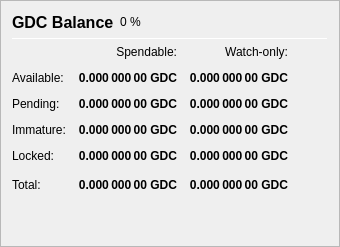
                   <widget class="QFrame" name="frame_Balances">
                    <property name="frameShape">
                     <enum>QFrame::StyledPanel</enum>
                    </property>
                    <property name="frameShadow">
                     <enum>QFrame::Raised</enum>
                    </property>
                    <layout class="QVBoxLayout" name="verticalLayout_4">
                     <item>
                      <layout class="QHBoxLayout" name="horizontalLayout_4">
                       <item>
                        <widget class="QLabel" name="label_5">
                         <property name="minimumSize">
                          <size>
                           <width>0</width>
                           <height>20</height>
                          </size>
                         </property>
                         <property name="font">
                          <font>
                           <pointsize>12</pointsize>
                           <weight>75</weight>
                           <bold>true</bold>
                          </font>
                         </property>
                         <property name="text">
                          <string>GDC Balance</string>
                         </property>
                        </widget>
                       </item>
                       <item>
                        <widget class="QLabel" name="labelGDCPercent">
                         <property name="text">
                          <string notr="true">0 %</string>
                         </property>
                        </widget>
                       </item>
                       <item>
                        <spacer name="horizontalSpacer_3">
                         <property name="orientation">
                          <enum>Qt::Horizontal</enum>
                         </property>
                         <property name="sizeHint" stdset="0">
                          <size>
                           <width>40</width>
                           <height>20</height>
                          </size>
                         </property>
                        </spacer>
                       </item>
                      </layout>
                     </item>
                     <item>
                      <widget class="Line" name="line_Balance">
                       <property name="minimumSize">
                        <size>
                         <width>0</width>
                         <height>1</height>
                        </size>
                       </property>
                       <property name="maximumSize">
                        <size>
                         <width>16777215</width>
                         <height>1</height>
                        </size>
                       </property>
                       <property name="orientation">
                        <enum>Qt::Horizontal</enum>
                       </property>
                      </widget>
                     </item>
                     <item>
                      <layout class="QGridLayout" name="gridLayout">
                       <property name="spacing">
                        <number>12</number>
                       </property>
                       <item row="0" column="1">
                        <widget class="QLabel" name="labelSpendable">
                         <property name="text">
                          <string>Spendable:</string>
                         </property>
                         <property name="alignment">
                          <set>Qt::AlignRight|Qt::AlignTrailing|Qt::AlignVCenter</set>
                         </property>
                        </widget>
                       </item>
                       <item row="0" column="2">
                        <widget class="QLabel" name="labelWatchonly">
                         <property name="text">
                          <string>Watch-only:</string>
                         </property>
                         <property name="alignment">
                          <set>Qt::AlignRight|Qt::AlignTrailing|Qt::AlignVCenter</set>
                         </property>
                        </widget>
                       </item>
                       <item row="1" column="0">
                        <widget class="QLabel" name="labelBalanceText">
                         <property name="text">
                          <string>Available:</string>
                         </property>
                        </widget>
                       </item>
                       <item row="1" column="1">
                        <widget class="QLabel" name="labelBalance">
                         <property name="font">
                          <font>
                           <weight>75</weight>
                           <bold>true</bold>
                          </font>
                         </property>
                         <property name="cursor">
                          <cursorShape>IBeamCursor</cursorShape>
                         </property>
                         <property name="toolTip">
                          <string>Your current spendable balance</string>
                         </property>
                         <property name="text">
                          <string notr="true">0.000 000 00 GDC</string>
                         </property>
                         <property name="alignment">
                          <set>Qt::AlignRight|Qt::AlignTrailing|Qt::AlignVCenter</set>
                         </property>
                         <property name="textInteractionFlags">
                          <set>Qt::LinksAccessibleByMouse|Qt::TextSelectableByKeyboard|Qt::TextSelectableByMouse</set>
                         </property>
                        </widget>
                       </item>
                       <item row="1" column="2">
                        <widget class="QLabel" name="labelWatchAvailable">
                         <property name="font">
                          <font>
                           <weight>75</weight>
                           <bold>true</bold>
                          </font>
                         </property>
                         <property name="cursor">
                          <cursorShape>IBeamCursor</cursorShape>
                         </property>
                         <property name="toolTip">
                          <string>Your current balance in watch-only addresses</string>
                         </property>
                         <property name="text">
                          <string notr="true">0.000 000 00 GDC</string>
                         </property>
                         <property name="alignment">
                          <set>Qt::AlignRight|Qt::AlignTrailing|Qt::AlignVCenter</set>
                         </property>
                         <property name="textInteractionFlags">
                          <set>Qt::LinksAccessibleByMouse|Qt::TextSelectableByKeyboard|Qt::TextSelectableByMouse</set>
                         </property>
                        </widget>
                       </item>
                       <item row="2" column="0">
                        <widget class="QLabel" name="labelPendingText">
                         <property name="text">
                          <string>Pending:</string>
                         </property>
                        </widget>
                       </item>
                       <item row="2" column="1">
                        <widget class="QLabel" name="labelUnconfirmed">
                         <property name="font">
                          <font>
                           <weight>75</weight>
                           <bold>true</bold>
                          </font>
                         </property>
                         <property name="cursor">
                          <cursorShape>IBeamCursor</cursorShape>
                         </property>
                         <property name="toolTip">
                          <string>Total of transactions that have yet to be confirmed, and do not yet count toward the spendable balance</string>
                         </property>
                         <property name="text">
                          <string notr="true">0.000 000 00 GDC</string>
                         </property>
                         <property name="alignment">
                          <set>Qt::AlignRight|Qt::AlignTrailing|Qt::AlignVCenter</set>
                         </property>
                         <property name="textInteractionFlags">
                          <set>Qt::LinksAccessibleByMouse|Qt::TextSelectableByKeyboard|Qt::TextSelectableByMouse</set>
                         </property>
                        </widget>
                       </item>
                       <item row="2" column="2">
                        <widget class="QLabel" name="labelWatchPending">
                         <property name="font">
                          <font>
                           <weight>75</weight>
                           <bold>true</bold>
                          </font>
                         </property>
                         <property name="cursor">
                          <cursorShape>IBeamCursor</cursorShape>
                         </property>
                         <property name="toolTip">
                          <string>Unconfirmed transactions to watch-only addresses</string>
                         </property>
                         <property name="text">
                          <string notr="true">0.000 000 00 GDC</string>
                         </property>
                         <property name="alignment">
                          <set>Qt::AlignRight|Qt::AlignTrailing|Qt::AlignVCenter</set>
                         </property>
                         <property name="textInteractionFlags">
                          <set>Qt::LinksAccessibleByMouse|Qt::TextSelectableByKeyboard|Qt::TextSelectableByMouse</set>
                         </property>
                        </widget>
                       </item>
                       <item row="3" column="0">
                        <widget class="QLabel" name="labelImmatureText">
                         <property name="text">
                          <string>Immature:</string>
                         </property>
                        </widget>
                       </item>
                       <item row="3" column="1">
                        <widget class="QLabel" name="labelImmature">
                         <property name="font">
                          <font>
                           <weight>75</weight>
                           <bold>true</bold>
                          </font>
                         </property>
                         <property name="cursor">
                          <cursorShape>IBeamCursor</cursorShape>
                         </property>
                         <property name="toolTip">
                          <string>Staked or masternode rewards that has not yet matured</string>
                         </property>
                         <property name="text">
                          <string notr="true">0.000 000 00 GDC</string>
                         </property>
                         <property name="alignment">
                          <set>Qt::AlignRight|Qt::AlignTrailing|Qt::AlignVCenter</set>
                         </property>
                         <property name="textInteractionFlags">
                          <set>Qt::LinksAccessibleByMouse|Qt::TextSelectableByKeyboard|Qt::TextSelectableByMouse</set>
                         </property>
                        </widget>
                       </item>
                       <item row="3" column="2">
                        <widget class="QLabel" name="labelWatchImmature">
                         <property name="font">
                          <font>
                           <weight>75</weight>
                           <bold>true</bold>
                          </font>
                         </property>
                         <property name="cursor">
                          <cursorShape>IBeamCursor</cursorShape>
                         </property>
                         <property name="toolTip">
                          <string>Staked or masternode rewards in watch-only addresses that has not yet matured</string>
                         </property>
                         <property name="text">
                          <string notr="true">0.000 000 00 GDC</string>
                         </property>
                         <property name="alignment">
                          <set>Qt::AlignRight|Qt::AlignTrailing|Qt::AlignVCenter</set>
                         </property>
                         <property name="textInteractionFlags">
                          <set>Qt::LinksAccessibleByMouse|Qt::TextSelectableByKeyboard|Qt::TextSelectableByMouse</set>
                         </property>
                        </widget>
                       </item>
                       <item row="4" column="0">
                        <widget class="QLabel" name="labelLockedBalanceText">
                         <property name="toolTip">
                          <string>Locked GDC or Masternode collaterals. These are excluded from zGDC minting.</string>
                         </property>
                         <property name="text">
                          <string>Locked:</string>
                         </property>
                        </widget>
                       </item>
                       <item row="4" column="1">
                        <widget class="QLabel" name="labelLockedBalance">
                         <property name="font">
                          <font>
                           <weight>75</weight>
                           <bold>true</bold>
                          </font>
                         </property>
                         <property name="cursor">
                          <cursorShape>IBeamCursor</cursorShape>
                         </property>
                         <property name="toolTip">
                          <string>Locked GDC or Masternode collaterals. These are excluded from zGDC minting.</string>
                         </property>
                         <property name="text">
                          <string notr="true">0.000 000 00 GDC</string>
                         </property>
                         <property name="alignment">
                          <set>Qt::AlignRight|Qt::AlignTrailing|Qt::AlignVCenter</set>
                         </property>
                         <property name="textInteractionFlags">
                          <set>Qt::LinksAccessibleByMouse|Qt::TextSelectableByKeyboard|Qt::TextSelectableByMouse</set>
                         </property>
                        </widget>
                       </item>
                       <item row="4" column="2">
                        <widget class="QLabel" name="labelWatchLocked">
                         <property name="font">
                          <font>
                           <weight>75</weight>
                           <bold>true</bold>
                          </font>
                         </property>
                         <property name="cursor">
                          <cursorShape>IBeamCursor</cursorShape>
                         </property>
                         <property name="toolTip">
                          <string>Current locked balance in watch-only addresses</string>
                         </property>
                         <property name="text">
                          <string notr="true">0.000 000 00 GDC</string>
                         </property>
                         <property name="alignment">
                          <set>Qt::AlignRight|Qt::AlignTrailing|Qt::AlignVCenter</set>
                         </property>
                         <property name="textInteractionFlags">
                          <set>Qt::LinksAccessibleByMouse|Qt::TextSelectableByKeyboard|Qt::TextSelectableByMouse</set>
                         </property>
                        </widget>
                       </item>
                       <item row="5" column="0">
                        <widget class="QLabel" name="labelTotalText">
                         <property name="toolTip">
                          <string>Your current GoodCoin balance, unconfirmed and immature transactions included</string>
                         </property>
                         <property name="text">
                          <string>Total:</string>
                         </property>
                        </widget>
                       </item>
                       <item row="5" column="1">
                        <widget class="QLabel" name="labelTotal">
                         <property name="font">
                          <font>
                           <weight>75</weight>
                           <bold>true</bold>
                          </font>
                         </property>
                         <property name="cursor">
                          <cursorShape>IBeamCursor</cursorShape>
                         </property>
                         <property name="toolTip">
                          <string>Your current GoodCoin balance, unconfirmed and immature transactions included</string>
                         </property>
                         <property name="text">
                          <string notr="true">0.000 000 00 GDC</string>
                         </property>
                         <property name="alignment">
                          <set>Qt::AlignRight|Qt::AlignTrailing|Qt::AlignVCenter</set>
                         </property>
                         <property name="textInteractionFlags">
                          <set>Qt::LinksAccessibleByMouse|Qt::TextSelectableByKeyboard|Qt::TextSelectableByMouse</set>
                         </property>
                        </widget>
                       </item>
                       <item row="5" column="2">
                        <widget class="QLabel" name="labelWatchTotal">
                         <property name="font">
                          <font>
                           <weight>75</weight>
                           <bold>true</bold>
                          </font>
                         </property>
                         <property name="cursor">
                          <cursorShape>IBeamCursor</cursorShape>
                         </property>
                         <property name="toolTip">
                          <string>Current total balance in watch-only addresses</string>
                         </property>
                         <property name="text">
                          <string notr="true">0.000 000 00 GDC</string>
                         </property>
                         <property name="alignment">
                          <set>Qt::AlignRight|Qt::AlignTrailing|Qt::AlignVCenter</set>
                         </property>
                         <property name="textInteractionFlags">
                          <set>Qt::LinksAccessibleByMouse|Qt::TextSelectableByKeyboard|Qt::TextSelectableByMouse</set>
                         </property>
                        </widget>
                       </item>
                       <item row="5" column="3">
                        <spacer name="horizontalSpacer_9">
                         <property name="orientation">
                          <enum>Qt::Horizontal</enum>
                         </property>
                         <property name="sizeHint" stdset="0">
                          <size>
                           <width>40</width>
                           <height>20</height>
                          </size>
                         </property>
                        </spacer>
                       </item>
                      </layout>
                     </item>
                     <item>
                      <spacer name="verticalSpacer_3">
                       <property name="orientation">
                        <enum>Qt::Vertical</enum>
                       </property>
                       <property name="sizeHint" stdset="0">
                        <size>
                         <width>20</width>
                         <height>40</height>
                        </size>
                       </property>
                      </spacer>
                     </item>
                    </layout>
                   </widget>
